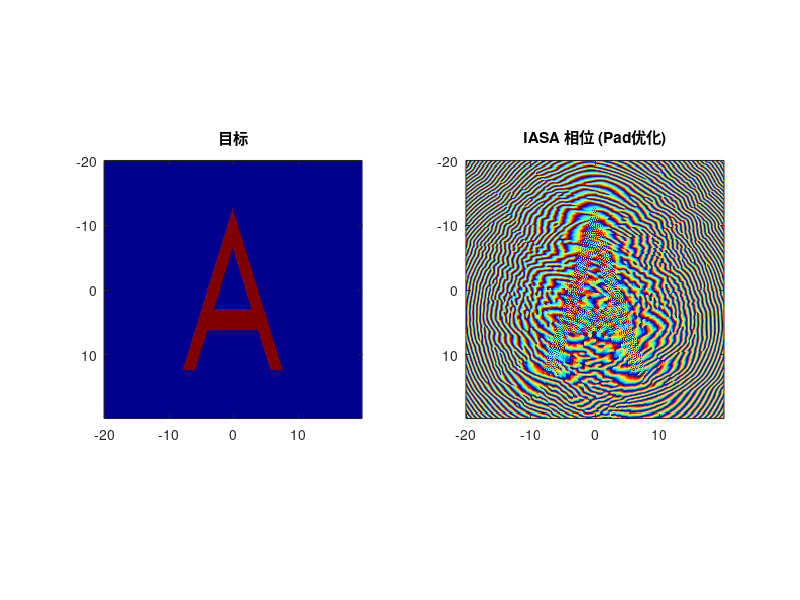

Recreate this plot in MATLAB. (Note: this script raises an error after producing the figure.)
clear; close all; clc;
%% 1. 网格及参数设定 (完全保持原样)
Nx = 256; 
Lx = 40e-3;
Ny = Nx; Ly = Lx;
System_Offset = 2.03e-3;
z_target_dist = 20e-3; % 目标距离
%z_target_dist = z_target_dist+System_Offset;
f0 = 4.0e6;
c_water = 1480; 
c_board = 2430; 
density_water = 997;
density_board = 1100; 
lambda_water = c_water / f0;
dx = Lx / Nx; 
dy = dx; 
dz = dx; 
Nz = 384;      
Lz = Nz * dz;
x = (-Nx/2 : Nx/2-1) * dx;
fprintf('网格尺寸: %d x %d x %d, dx=%.4f mm\n', Nx, Ny, Nz, dx*1e3);

%% 2. 目标定义 (保持原样)
fprintf('目标图案定义\n');
imag_target = zeros(Nx, Ny);
h_A = 160;       % 高度
w_base = 100;    % 底部宽度
thickness = 22;  % 粗细
bar_pos = 50;    % 横高
bar_width = 20;  % 横宽
cx = round(Nx/2); 
cy = round(Ny/2);
x_top = cx - h_A/2;
x_bottom = cx + h_A/2;
slope = h_A / (w_base/2);
[Y_grid, X_grid] = meshgrid(1:Ny, 1:Nx);
dx_outer = X_grid - x_top;
dy_abs = abs(Y_grid - cy);
width_at_x = dx_outer / slope;
mask_outer = (dx_outer >= 0) & (dx_outer <= h_A) & (dy_abs <= width_at_x);
x_top_inner = x_top + thickness * 1.8; % 视觉调整系数，保证厚度适中
dx_inner = X_grid - x_top_inner;
width_inner_at_x = dx_inner / slope;
mask_inner_cone = (dx_inner >= 0) & (dy_abs <= width_inner_at_x); 
% 横杠
x_bar_start = x_bottom - bar_pos - bar_width/2;
x_bar_end   = x_bottom - bar_pos + bar_width/2;
mask_bar = (X_grid >= x_bar_start) & (X_grid <= x_bar_end);
%组合逻辑
imag_target = mask_outer & (~mask_inner_cone | mask_bar);
imag_target = double(imag_target > 0.5);

%% 3. IASA 迭代 (核心修改区域)
fprintf('运行 IASA (引入 Padding 和 乘性权重优化)...\n');

% === [修改部分 Start] 引入 Zero-Padding 网格 ===
pad_factor = 2; 
Nx_pad = Nx * pad_factor; 
Ny_pad = Ny * pad_factor;
Lx_pad = Lx * pad_factor;
dk_pad = 2 * pi / Lx_pad;
kx_pad = (-Nx_pad/2 : Nx_pad/2-1) * dk_pad;
[Kx_pad, Ky_pad] = meshgrid(kx_pad, kx_pad);

% 原代码注释:
% k_water = 2 * pi / lambda_water; 
% dk = 2 * pi / Lx;
% kx = (-Nx/2 : Nx/2-1) * dk;
% [Kx, Ky] = meshgrid(kx, kx);
% Kz_sq = k_water^2 - Kx.^2 - Ky.^2;
% Kz_sq(Kz_sq < 0) = 0;
% H_forward = exp(1i * sqrt(Kz_sq) * z_target_dist); 
% H_backward = exp(-1i * sqrt(Kz_sq) * z_target_dist); 

% 新代码: 在大网格上计算传播算子
k_water = 2 * pi / lambda_water;
Kz_sq = k_water^2 - Kx_pad.^2 - Ky_pad.^2;
Kz_sq(Kz_sq < 0) = 0; % 滤除倏逝波
H_forward = exp(1i * sqrt(Kz_sq) * z_target_dist); 
H_backward = exp(-1i * sqrt(Kz_sq) * z_target_dist); 
% === [修改部分 End] ===

rng(9426);

% === [修改部分 Start] 初始化在大网格中心 ===
% 原代码注释:
% board_phase = exp(1i * rand(Nx, Nx) * 2 * pi);
% current_weight = imag_target*2; 
% mask_signal = (imag_target == 1); 
% mask_bg = (imag_target == 0);

% 新代码:
board_phase_pad = zeros(Nx_pad, Ny_pad);
% 仅在中心区域填充随机相位
board_phase_pad(Nx/2+1:Nx/2+Nx, Ny/2+1:Ny/2+Ny) = exp(1i * rand(Nx, Nx) * 2 * pi);

% 将目标图像放入大网格中心
target_pad = zeros(Nx_pad, Ny_pad);
target_pad(Nx/2+1:Nx/2+Nx, Ny/2+1:Ny/2+Ny) = imag_target;

% 初始化权重
weight_pad = target_pad * 1.5; % 初始权重稍微给高一点
mask_roi = (target_pad > 0.5);     % 信号区
mask_dark = (target_pad < 0.5);    % 背景区
% === [修改部分 End] ===

epoch = 150; % 增加迭代次数以充分收敛

for i = 1:epoch
    % === [修改部分 Start] Forward 传播 (在大网格上) ===
    % 原代码注释:
    % FFT_board = fftshift(fft2(ifftshift(board_phase)));
    % target_field = fftshift(ifft2(ifftshift(FFT_board .* H_forward)));
    % rec_amp = abs(target_field);
    % rec_amp = rec_amp / max(rec_amp(:));
    
    % 新代码:
    % Source Constraint: 仅保留中心 Nx x Ny 区域的相位，幅度设为1，Pad区域为0
    U_source = zeros(Nx_pad, Ny_pad);
    center_phase = angle(board_phase_pad(Nx/2+1:Nx/2+Nx, Ny/2+1:Ny/2+Ny));
    U_source(Nx/2+1:Nx/2+Nx, Ny/2+1:Ny/2+Ny) = 1.0 .* exp(1i * center_phase);
    
    % ASM 传播
    A_source = fftshift(fft2(ifftshift(U_source)));
    A_target = A_source .* H_forward;
    U_target = fftshift(ifft2(ifftshift(A_target)));
    
    rec_amp = abs(U_target);
    % 局部归一化: 仅针对ROI区域归一化，防止背景亮斑干扰
    peak_val = max(rec_amp(mask_roi)); 
    if peak_val == 0, peak_val = max(rec_amp(:)); end
    rec_amp_norm = rec_amp / peak_val;
    % === [修改部分 End] ===

    % === [修改部分 Start] 权重更新 (乘性策略) ===
    % 原代码注释:
    % if i > 5
    %     weak_spots = mask_signal & (rec_amp < 0.8);
    %     step = 0.5 * ones(Nx, Ny);
    %     step(weak_spots) = 2.0; 
    %     error = imag_target - rec_amp;
    %     current_weight(mask_signal) = current_weight(mask_signal) + step(mask_signal) .* error(mask_signal);
    %     current_weight(mask_bg) = 0;
    %     current_weight(current_weight < 0) = 0;
    % end
    
    % 新代码: Multiplicative Weight Update (更强力压制不均匀性)
    if i > 5
        beta = 0.8; % 反馈因子
        % 信号区更新: W_new = W_old * (Target / Actual)^beta
        correction = (target_pad(mask_roi) ./ (rec_amp_norm(mask_roi) + 1e-6)) .^ beta;
        weight_pad(mask_roi) = weight_pad(mask_roi) .* correction;
        
        % 限制权重上限防止发散
        weight_pad(weight_pad > 10) = 10;
        
        % 背景区: 强制为0
        weight_pad(mask_dark) = 0;
    end
    current_weight = weight_pad; % 变量名对齐以便阅读
    % === [修改部分 End] ===

    % === [修改部分 Start] Backward 传播 ===
    % 原代码注释:
    % target_constrained = current_weight .* exp(1i * angle(target_field));
    % FFT_target = fftshift(fft2(ifftshift(target_constrained)));
    % board_field = fftshift(ifft2(ifftshift(FFT_target .* H_backward)));
    % board_phase = exp(1i * angle(board_field));
    
    % 新代码:
    U_target_constrained = weight_pad .* exp(1i * angle(U_target));
    A_target_cons = fftshift(fft2(ifftshift(U_target_constrained)));
    A_source_cons = A_target_cons .* H_backward;
    U_source_new = fftshift(ifft2(ifftshift(A_source_cons)));
    
    % 全网格更新相位 (下一轮开头会裁剪中心)
    board_phase_pad = U_source_new;
    % === [修改部分 End] ===
end

% === [修改部分 Start] 提取最终相位 ===
% 原代码注释:
% holo_phase = angle(board_phase);

% 新代码: 提取中心有效区域
holo_phase = angle(board_phase_pad(Nx/2+1:Nx/2+Nx, Ny/2+1:Ny/2+Ny));
% === [修改部分 End] ===

figure(1);
subplot(1,2,1); imagesc(x*1e3, x*1e3, imag_target); axis image; colormap gray; title('目标');
subplot(1,2,2); imagesc(x*1e3, x*1e3, holo_phase); axis image; colormap jet; title('IASA 相位 (Pad优化)');

%% 4. k-Wave 介质建模 (保持原样)
fprintf('仿真环境构建\n');
kgrid = kWaveGrid(Nx, dx, Ny, dy, Nz, dz);
% 全水环境 (Homogeneous Medium)
medium.sound_speed = c_water * ones(Nx, Ny, Nz);
medium.density = density_water * ones(Nx, Ny, Nz);
% 完美匹配层的位置
pml_size = 10;
source_z_idx = pml_size + 5; 

%% 5. 时间设置 (保持原样)
fprintf('时间设置\n');
cfl = 0.3;
t_end = (Lz * 1.5) / c_water; 
kgrid.makeTime(medium.sound_speed, cfl, t_end); 

%% 6. 声源定义 (保持原样)
source.p_mask = zeros(Nx, Ny, Nz);
source.p_mask(:, :, source_z_idx) = 1; 
fprintf('构建相位调制声源\n');
% 将 2D 相位图展平，匹配 p_mask 的索引顺序
phase_vec = holo_phase(:); 
t_vec = kgrid.t_array;
omega = 2 * pi * f0;
% source_sig = sin(omega * t - phase)
source_sig = sin(omega .* t_vec - phase_vec);
% 加一个简单的斜坡窗减少瞬态冲击 (Ramp up)
ramp_pts = round(2 / f0 / kgrid.dt); % 2个周期
window = [linspace(0,1,ramp_pts), ones(1, kgrid.Nt-ramp_pts)];
source.p = source_sig .* window;
source.p_mode = 'dirichlet';

%% 7. Sensor 放置 (保持原样)
fprintf('sensor设置\n');
sensor.mask = zeros(Nx, Ny, Nz);
target_plane_idx = source_z_idx + round(z_target_dist / dz);
sensor.mask(:, :, target_plane_idx) = 1;
% 记录时域信号以便提取稳态
sensor.record = {'p'}; 
% 仅记录最后 3 个周期以节省内存
sensor.record_start_index = kgrid.Nt - round(3/f0/kgrid.dt);

%% 8. 仿真 (保持原样)
fprintf('仿真开始\n');
input_args = {
    'PMLInside', true, ...
    'PMLSize', 10, ...
    'PlotPML', false, ...
    'PlotSim', false, ...
    'DataCast', 'gpuArray-single' 
};
try
    sensor_data = kspaceFirstOrder3D(kgrid, medium, source, sensor, input_args{:});
catch
    disp('GPU 失败，切换 CPU...');
    input_args = input_args(1:end-2);
    sensor_data = kspaceFirstOrder3D(kgrid, medium, source, sensor, input_args{:});
end

%% 9. 数据处理 (保持原样)
if isfield(sensor_data, 'p')
    fprintf('处理结果\n');
    p_raw = gather(sensor_data.p); 
    p_amp = max(p_raw, [], 2);
    
    % 还原为 2D 图像
    img_recon = reshape(p_amp, Nx, Ny);
    img_recon = img_recon / max(img_recon(:)); % 归一化
    
    % 可视化对比
    figure(2); 
    set(gcf, 'Position', [100, 100, 1000, 400]);
    
    subplot(1,3,1); 
    imagesc(x*1e3, x*1e3, imag_target); 
    axis image; colormap gray; title('原始目标');
    xlabel('mm');
    
    subplot(1,3,2); 
    imagesc(x*1e3, x*1e3, img_recon); 
    axis image; colormap jet; title('k-Wave 直接相位重建');
    xlabel('mm');
    
    subplot(1,3,3);
    % 简单的剖面线对比
    center_row = round(Nx/2);
    plot(x*1e3, imag_target(center_row, :), 'k--', 'LineWidth', 1.5); hold on;
    plot(x*1e3, img_recon(center_row, :), 'r-', 'LineWidth', 1.5);
    legend('Target', 'Simulated');
    title('中心剖面线'); grid on;
    xlabel('mm');
end

%% 10. 量化评估 (保持原样)
fprintf('计算量化指标...\n');
R = double(imag_target);                 % 目标图像 (Reference)
A = double(img_recon);                   % 重建图像 (Actual/Reconstructed)
% 归一化到 [0, 1] 区间
R = (R - min(R(:))) / (max(R(:)) - min(R(:)));
A = (A - min(A(:))) / (max(A(:)) - min(A(:)));
% --- 指标 1: Correlation (相关系数) ---
R_mean = mean(R(:));
A_mean = mean(A(:));
numerator = sum(sum((R - R_mean) .* (A - A_mean)));
denominator = sqrt(sum(sum((R - R_mean).^2)) * sum(sum((A - A_mean).^2)));
val_corr = numerator / denominator;
% --- 指标 2: NMSE (归一化均方误差) ---
val_nmse = sum(sum((R - A).^2)) / sum(sum(R.^2));
% --- 指标 3: PSNR (峰值信噪比) ---
mse = mean((R(:) - A(:)).^2);
A_max = max(A(:)); % 归一化后通常为1
if mse == 0
    val_psnr = Inf;
else
    val_psnr = 20 * log10(A_max / sqrt(mse));
end
% --- 指标 4: SSIM (结构相似性) ---
% MATLAB 自带 ssim 函数 (需要 Image Processing Toolbox)
try
    val_ssim = ssim(A, R);
catch
    val_ssim = NaN; % 如果没有工具箱
    warning('SSIM 计算需要 Image Processing Toolbox');
end
% --- IASA参数---
fprintf('========================================\n');
fprintf('IASA参数:\n');
fprintf('迭代数: %.4f\n', epoch);
fprintf('\n');
% --- 仿真参数---
fprintf('========================================\n');
fprintf('仿真参数:\n');
fprintf('目标平面距离: %.4f\n', z_target_dist);
fprintf('完美匹配层大小: %.4f\n', pml_size);
fprintf('source位置: %.2f\n', source_z_idx);
fprintf('目标平面位置: %.4f\n', target_plane_idx);
fprintf('\n');
% --- 量化结果 ---
fprintf('========================================\n');
fprintf('图像重建质量评估:\n');
fprintf('Correlation (接近1越好): %.4f\n', val_corr);
fprintf('NMSE        (越低越好) : %.4f\n', val_nmse);
fprintf('PSNR        (越高越好) : %.2f dB\n', val_psnr);
fprintf('SSIM        (接近1越好): %.4f\n', val_ssim);
